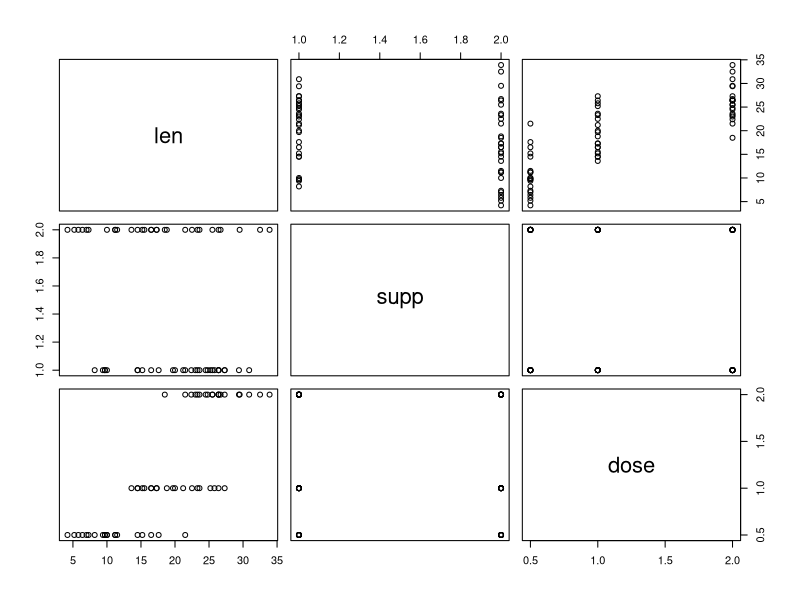
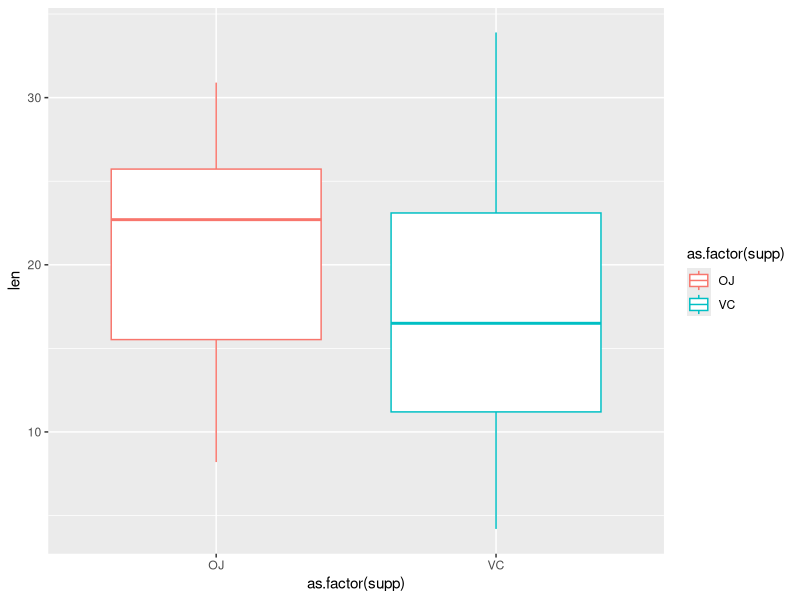
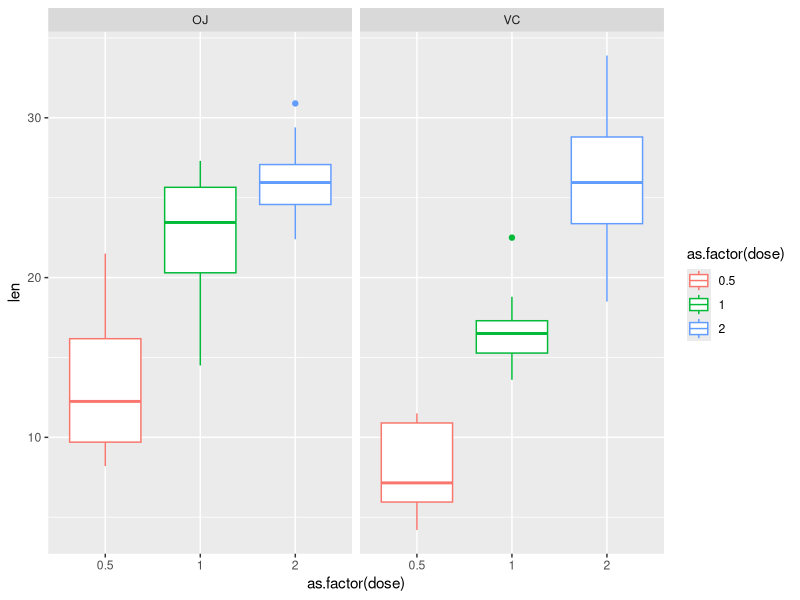

R code for these plots, in order:
## ---- chunk 1
data(ToothGrowth)
pairs(ToothGrowth)
## ---- chunk 2
library(ggplot2)
plt<-ggplot(ToothGrowth, aes(as.factor(supp),len,color=as.factor(supp)))+geom_boxplot()
print(plt)
plt<-ggplot(ToothGrowth, aes(as.factor(dose),len,color=as.factor(dose)))+geom_boxplot()+facet_wrap(~supp)
print(plt)

t.test(len~supp, ToothGrowth[ToothGrowth$dose==.5,])
t.test(len~supp, ToothGrowth[ToothGrowth$dose==1,])
t.test(len~supp, ToothGrowth[ToothGrowth$dose==2,])
